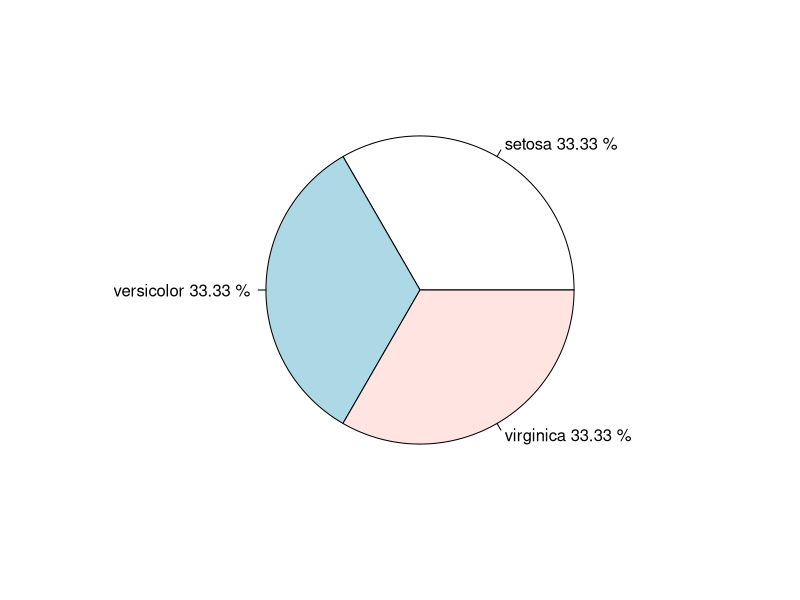

Here is the R script that generated this plot:
x=round(table(iris[,5])/length(iris[,5])*100,2)#取小數後幾位
lbls=paste(names(x),x,"%")#自製數據
pie(table(iris[,5]),labels=lbls)